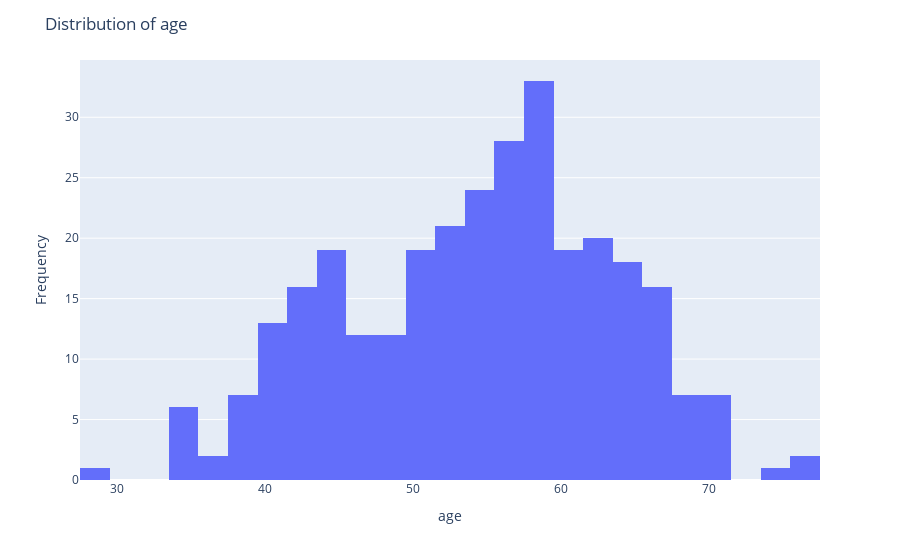
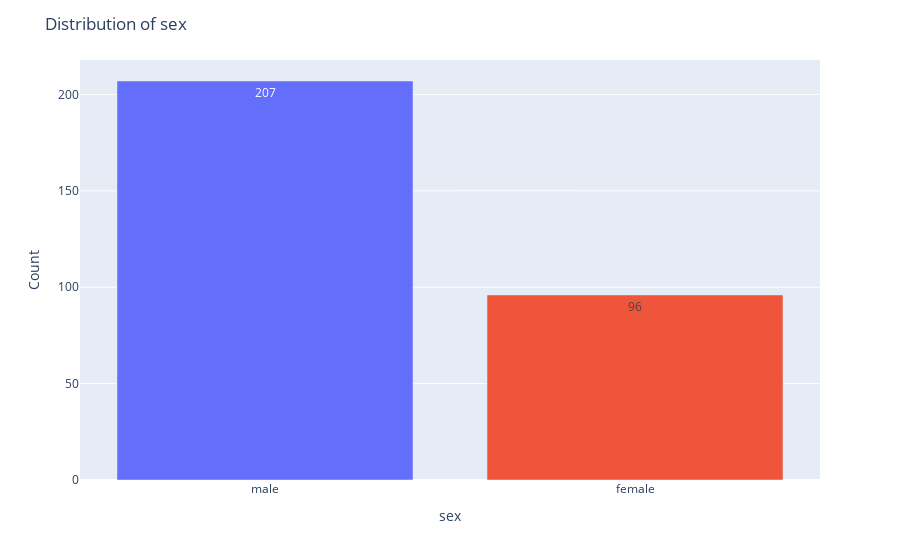
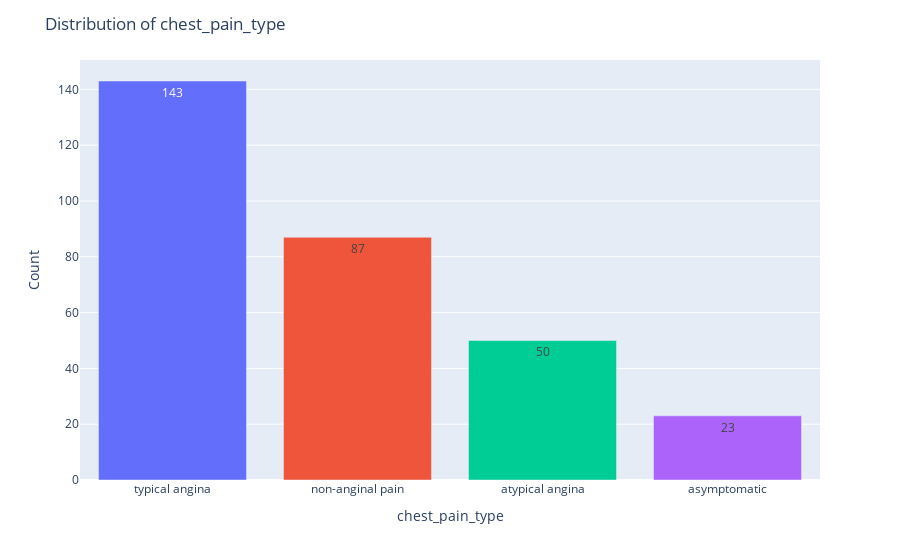
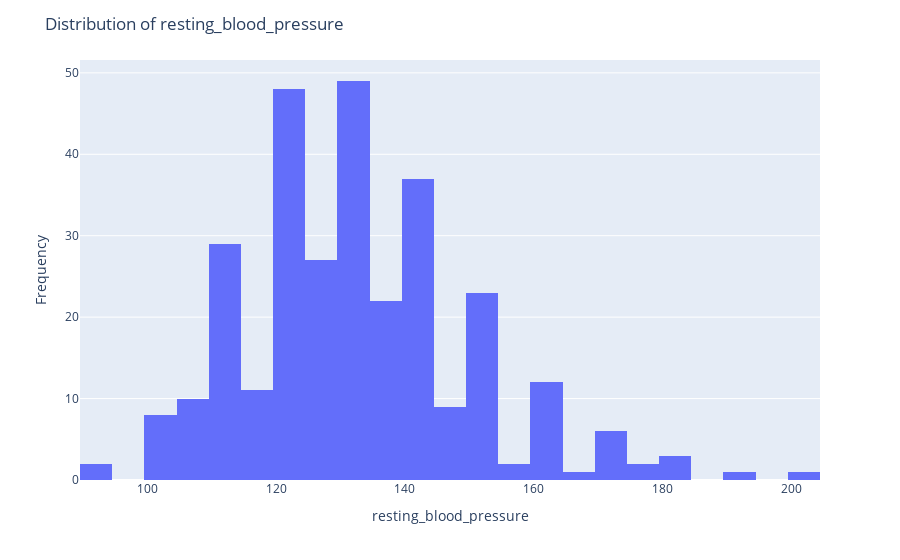

Notebook code cell kept with these figures, in order:
### Code cell
# Iterating over every feature and plotting it:
for feature in df.columns:
    plot_single_feature(df, feature)

### Figure 1 — Plotly figure (JSON) as saved in the notebook; plotly's stock layout.template omitted (floating-point values rounded to 4 significant figures; data arrays with more than 128 entries replaced by an {"elided": "..."} marker saying what was removed)
{"data": [{"alignmentgroup": "True", "bingroup": "x", "hoverlabel": {"namelength": 0}, "hovertemplate": "x=%{x}<br>count=%{y}", "legendgroup": "", "marker": {"color": "#636efa"}, "name": "", "nbinsx": 0, "offsetgroup": "", "orientation": "v", "showlegend": false, "type": "histogram", "x": {"elided": "303 int values"}, "xaxis": "x", "yaxis": "y"}], "layout": {"barmode": "relative", "legend": {"tracegroupgap": 0}, "margin": {"t": 60}, "showlegend": false, "title": {"text": "Distribution of age"}, "xaxis": {"anchor": "y", "domain": [0, 1], "title": {"text": "age"}}, "yaxis": {"anchor": "x", "domain": [0, 1], "title": {"text": "Frequency"}}}}

### Figure 2 — Plotly figure (JSON) as saved in the notebook; plotly's stock layout.template omitted (floating-point values rounded to 4 significant figures)
{"data": [{"alignmentgroup": "True", "hoverlabel": {"namelength": 0}, "hovertemplate": "color=male<br>x=%{x}<br>y=%{y}<br>text=%{text}", "legendgroup": "male", "marker": {"color": "#636efa"}, "name": "male", "offsetgroup": "male", "orientation": "v", "showlegend": true, "text": [207], "textposition": "auto", "type": "bar", "x": ["male"], "xaxis": "x", "y": [207], "yaxis": "y"}, {"alignmentgroup": "True", "hoverlabel": {"namelength": 0}, "hovertemplate": "color=female<br>x=%{x}<br>y=%{y}<br>text=%{text}", "legendgroup": "female", "marker": {"color": "#EF553B"}, "name": "female", "offsetgroup": "female", "orientation": "v", "showlegend": true, "text": [96], "textposition": "auto", "type": "bar", "x": ["female"], "xaxis": "x", "y": [96], "yaxis": "y"}], "layout": {"barmode": "relative", "legend": {"title": {"text": "color"}, "tracegroupgap": 0}, "margin": {"t": 60}, "showlegend": false, "title": {"text": "Distribution of sex"}, "xaxis": {"anchor": "y", "domain": [0, 1], "title": {"text": "sex"}, "type": "category"}, "yaxis": {"anchor": "x", "domain": [0, 1], "title": {"text": "Count"}}}}

### Figure 3 — Plotly figure (JSON) as saved in the notebook; plotly's stock layout.template omitted (floating-point values rounded to 4 significant figures)
{"data": [{"alignmentgroup": "True", "hoverlabel": {"namelength": 0}, "hovertemplate": "color=typical angina<br>x=%{x}<br>y=%{y}<br>text=%{text}", "legendgroup": "typical angina", "marker": {"color": "#636efa"}, "name": "typical angina", "offsetgroup": "typical angina", "orientation": "v", "showlegend": true, "text": [143], "textposition": "auto", "type": "bar", "x": ["typical angina"], "xaxis": "x", "y": [143], "yaxis": "y"}, {"alignmentgroup": "True", "hoverlabel": {"namelength": 0}, "hovertemplate": "color=non-anginal pain<br>x=%{x}<br>y=%{y}<br>text=%{text}", "legendgroup": "non-anginal pain", "marker": {"color": "#EF553B"}, "name": "non-anginal pain", "offsetgroup": "non-anginal pain", "orientation": "v", "showlegend": true, "text": [87], "textposition": "auto", "type": "bar", "x": ["non-anginal pain"], "xaxis": "x", "y": [87], "yaxis": "y"}, {"alignmentgroup": "True", "hoverlabel": {"namelength": 0}, "hovertemplate": "color=atypical angina<br>x=%{x}<br>y=%{y}<br>text=%{text}", "legendgroup": "atypical angina", "marker": {"color": "#00cc96"}, "name": "atypical angina", "offsetgroup": "atypical angina", "orientation": "v", "showlegend": true, "text": [50], "textposition": "auto", "type": "bar", "x": ["atypical angina"], "xaxis": "x", "y": [50], "yaxis": "y"}, {"alignmentgroup": "True", "hoverlabel": {"namelength": 0}, "hovertemplate": "color=asymptomatic<br>x=%{x}<br>y=%{y}<br>text=%{text}", "legendgroup": "asymptomatic", "marker": {"color": "#ab63fa"}, "name": "asymptomatic", "offsetgroup": "asymptomatic", "orientation": "v", "showlegend": true, "text": [23], "textposition": "auto", "type": "bar", "x": ["asymptomatic"], "xaxis": "x", "y": [23], "yaxis": "y"}], "layout": {"barmode": "relative", "legend": {"title": {"text": "color"}, "tracegroupgap": 0}, "margin": {"t": 60}, "showlegend": false, "title": {"text": "Distribution of chest_pain_type"}, "xaxis": {"anchor": "y", "domain": [0, 1], "title": {"text": "chest_pain_type"}, "type": "category"}, "yaxis": {"anchor": "x", "domain": [0, 1], "title": {"text": "Count"}}}}

### Figure 4 — Plotly figure (JSON) as saved in the notebook; plotly's stock layout.template omitted (floating-point values rounded to 4 significant figures; data arrays with more than 128 entries replaced by an {"elided": "..."} marker saying what was removed)
{"data": [{"alignmentgroup": "True", "bingroup": "x", "hoverlabel": {"namelength": 0}, "hovertemplate": "x=%{x}<br>count=%{y}", "legendgroup": "", "marker": {"color": "#636efa"}, "name": "", "nbinsx": 0, "offsetgroup": "", "orientation": "v", "showlegend": false, "type": "histogram", "x": {"elided": "303 int values"}, "xaxis": "x", "yaxis": "y"}], "layout": {"barmode": "relative", "legend": {"tracegroupgap": 0}, "margin": {"t": 60}, "showlegend": false, "title": {"text": "Distribution of resting_blood_pressure"}, "xaxis": {"anchor": "y", "domain": [0, 1], "title": {"text": "resting_blood_pressure"}}, "yaxis": {"anchor": "x", "domain": [0, 1], "title": {"text": "Frequency"}}}}
